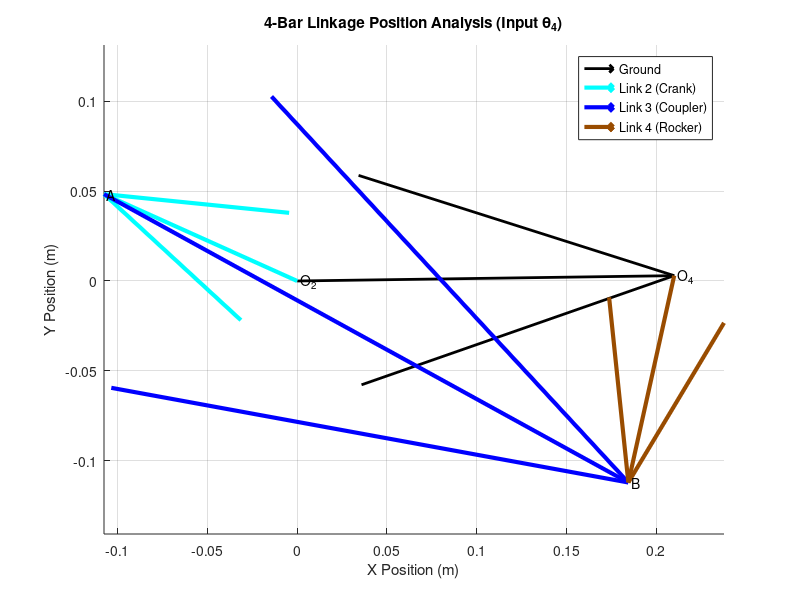

Recreate this plot in MATLAB.
clear all
close all
clc

% ==========================================
% 1. PARAMETERS & INPUT
% ==========================================
L1 = 0.210; % Ground (Pink) - d
L2 = 0.118; % Crank (Cyan)  - a
L3 = 0.210; % Coupler (Blue)- b
L4 = 0.118; % Rocker (Brown)- c

a = L2;
b = L3;
c = L4;
d = L1;

% Ground Offset (Global rotation)
theta1_deg = 0.81;
theta1 = deg2rad(theta1_deg);

% --- INPUT: Link 4 (Brown) ---
q4_global_deg = -102.5; 
q4 = deg2rad(q4_global_deg) - theta1; % Convert to Local Angle

% ==========================================
% 2. CALCULATION (Given q4, Find q2 and q3)
% ==========================================

% Calculate K constants (Norton's Definitions)
K1 = d/a;
K2 = d/c;
K3 = (a^2 - b^2 + c^2 + d^2)/(2*a*c);
K4 = d/b;
% K5_inv: Specific constant for finding q3 from q4 input
K5_inv = (a^2 - d^2 - c^2 - b^2)/(2*c*b);

% --- Find Theta 2 (Crank) ---
% Coefficients A, B, C derived for Inverted Kinematics (Input q4)
A = cos(q4) - K2 - K1*cos(q4) + K3;
B = -2*sin(q4);
C = K2 - (K1+1)*cos(q4) + K3;

% Solve for q2 (2 Solutions: Open and Crossed)
q2_1 = 2*atan((-B + sqrt(B^2-4*A*C))/(2*A));
q2_2 = 2*atan((-B - sqrt(B^2-4*A*C))/(2*A));

% --- Find Theta 3 (Coupler) ---
% Coefficients D, E, F derived for q3 from q4
D = cos(q4) - K2 + K4*cos(q4) + K5_inv;
E = -2*sin(q4);
F = K2 + (K4-1)*cos(q4) + K5_inv;

% Solve for q3 (2 Solutions)
q3_1 = 2*atan((-E + sqrt(E^2-4*D*F))/(2*D));
q3_2 = 2*atan((-E - sqrt(E^2-4*D*F))/(2*D));

% ==========================================
% 3. CONVERT TO GLOBAL & DISPLAY
% ==========================================

% Add theta1 offset back to get Global angles
q2_1_global = q2_1 + theta1;
q3_1_global = q3_1 + theta1;

q2_2_global = q2_2 + theta1;
q3_2_global = q3_2 + theta1;

fprintf('--- Results ---\n');
fprintf('Configuration 1 (Crossed):\n');
fprintf('Theta2: %.4f deg\n', rad2deg(q2_1_global));
fprintf('Theta3: %.4f deg\n', rad2deg(q3_1_global));
fprintf('\nConfiguration 2 (Open):\n');
fprintf('Theta2: %.4f deg\n', rad2deg(q2_2_global));
fprintf('Theta3: %.4f deg\n', rad2deg(q3_2_global));

% ==========================================
% 4. PLOTTING
% ==========================================
% Select Configuration to plot (e.g., Config 2 - Open)
q2_plot = q2_2; 
q3_plot = q3_2;

% Calculate Vectors in Global Frame for Plotting
% Ground (Link 1)
RO2 = 0;
RO4 = d * exp(1j * theta1);

% Link 2 (Crank) - Cyan
RA = a * exp(1j * (q2_plot + theta1));

% Link 3 (Coupler) - Blue
RBA = b * exp(1j * (q3_plot + theta1));

% Link 4 (Rocker) - Brown (From Input q4)
RB_from_O4 = c * exp(1j * (q4 + theta1));

% Calculate Points
Pos_O2 = RO2;
Pos_O4 = RO4;
Pos_A = RO2 + RA;
Pos_B = RO4 + RB_from_O4; % Calculate B from O4 side to verify

% Check closure error (Optional verification)
Pos_B_check = Pos_A + RBA; 
% difference = abs(Pos_B - Pos_B_check) % Should be near 0

% Extract Components for Quiver
O2x = real(Pos_O2); O2y = imag(Pos_O2);
O4x = real(Pos_O4); O4y = imag(Pos_O4);
Ax = real(Pos_A);   Ay = imag(Pos_A);
Bx = real(Pos_B);   By = imag(Pos_B);

% Plotting
figure;
hold on;
axis equal;
grid on;

% 1. Ground Link (Pink/Black) - O2 to O4
% Note: Using Black for visibility as per standard, or Pink as requested
quiver(O2x, O2y, O4x-O2x, O4y-O2y, 0, 'Color', 'k', 'LineWidth', 2, 'MaxHeadSize', 0.5); 
% If need strictly Pink: 'Color', [1, 0.4, 0.7]

% 2. Link 2 (Crank) - Cyan - O2 to A
quiver(O2x, O2y, Ax-O2x, Ay-O2y, 0, 'Color', 'c', 'LineWidth', 3, 'MaxHeadSize', 0.5);

% 3. Link 3 (Coupler) - Blue - A to B
quiver(Ax, Ay, Bx-Ax, By-Ay, 0, 'Color', 'b', 'LineWidth', 3, 'MaxHeadSize', 0.5);

% 4. Link 4 (Rocker) - Brown - O4 to B
brown_color = [0.6, 0.3, 0];
quiver(O4x, O4y, Bx-O4x, By-O4y, 0, 'Color', brown_color, 'LineWidth', 3, 'MaxHeadSize', 0.5);

% Add Labels
text(O2x, O2y, ' O_2');
text(O4x, O4y, ' O_4');
text(Ax, Ay, ' A');
text(Bx, By, ' B');

xlabel('X Position (m)');
ylabel('Y Position (m)');
title('4-Bar Linkage Position Analysis (Input \theta_4)');
legend('Ground', 'Link 2 (Crank)', 'Link 3 (Coupler)', 'Link 4 (Rocker)');
